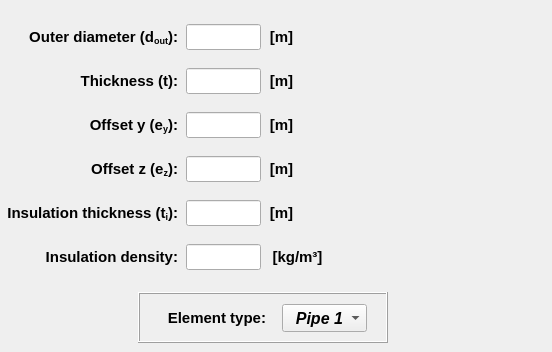
      <widget class="QWidget" name="tab_straight_pipe_section">
       <attribute name="title">
        <string>Straight sections</string>
       </attribute>
       <widget class="QFrame" name="frame_2">
        <property name="geometry">
         <rect>
          <x>2</x>
          <y>8</y>
          <width>330</width>
          <height>280</height>
         </rect>
        </property>
        <property name="minimumSize">
         <size>
          <width>320</width>
          <height>280</height>
         </size>
        </property>
        <property name="maximumSize">
         <size>
          <width>330</width>
          <height>280</height>
         </size>
        </property>
        <property name="frameShape">
         <enum>QFrame::NoFrame</enum>
        </property>
        <property name="frameShadow">
         <enum>QFrame::Plain</enum>
        </property>
        <widget class="QLabel" name="label_24">
         <property name="geometry">
          <rect>
           <x>258</x>
           <y>148</y>
           <width>43</width>
           <height>26</height>
          </rect>
         </property>
         <property name="minimumSize">
          <size>
           <width>0</width>
           <height>26</height>
          </size>
         </property>
         <property name="maximumSize">
          <size>
           <width>16777215</width>
           <height>26</height>
          </size>
         </property>
         <property name="font">
          <font>
           <family>Arial</family>
           <pointsize>11</pointsize>
           <weight>75</weight>
           <italic>false</italic>
           <bold>true</bold>
          </font>
         </property>
         <property name="text">
          <string>[m]</string>
         </property>
         <property name="alignment">
          <set>Qt::AlignCenter</set>
         </property>
        </widget>
        <widget class="QLineEdit" name="lineEdit_outerDiameter">
         <property name="geometry">
          <rect>
           <x>184</x>
           <y>16</y>
           <width>75</width>
           <height>26</height>
          </rect>
         </property>
         <property name="minimumSize">
          <size>
           <width>75</width>
           <height>26</height>
          </size>
         </property>
         <property name="maximumSize">
          <size>
           <width>75</width>
           <height>26</height>
          </size>
         </property>
         <property name="font">
          <font>
           <family>Arial</family>
           <pointsize>11</pointsize>
           <weight>75</weight>
           <italic>true</italic>
           <bold>true</bold>
          </font>
         </property>
         <property name="styleSheet">
          <string notr="true">color: rgb(255, 0, 0);</string>
         </property>
         <property name="text">
          <string/>
         </property>
         <property name="alignment">
          <set>Qt::AlignCenter</set>
         </property>
        </widget>
        <widget class="QLineEdit" name="lineEdit_offset_z">
         <property name="geometry">
          <rect>
           <x>184</x>
           <y>148</y>
           <width>75</width>
           <height>26</height>
          </rect>
         </property>
         <property name="minimumSize">
          <size>
           <width>75</width>
           <height>26</height>
          </size>
         </property>
         <property name="maximumSize">
          <size>
           <width>75</width>
           <height>26</height>
          </size>
         </property>
         <property name="font">
          <font>
           <family>Arial</family>
           <pointsize>11</pointsize>
           <weight>75</weight>
           <italic>true</italic>
           <bold>true</bold>
          </font>
         </property>
         <property name="focusPolicy">
          <enum>Qt::StrongFocus</enum>
         </property>
         <property name="styleSheet">
          <string notr="true">color: rgb(255, 0, 0);</string>
         </property>
         <property name="alignment">
          <set>Qt::AlignCenter</set>
         </property>
        </widget>
        <widget class="QLabel" name="label_22">
         <property name="geometry">
          <rect>
           <x>2</x>
           <y>104</y>
           <width>174</width>
           <height>26</height>
          </rect>
         </property>
         <property name="minimumSize">
          <size>
           <width>174</width>
           <height>26</height>
          </size>
         </property>
         <property name="maximumSize">
          <size>
           <width>174</width>
           <height>26</height>
          </size>
         </property>
         <property name="font">
          <font>
           <family>Arial</family>
           <pointsize>11</pointsize>
           <weight>75</weight>
           <italic>false</italic>
           <bold>true</bold>
          </font>
         </property>
         <property name="text">
          <string>&lt;html&gt;&lt;head/&gt;&lt;body&gt;&lt;p align=&quot;right&quot;&gt;Offset y (e&lt;span style=&quot; vertical-align:sub;&quot;&gt;y&lt;/span&gt;):&lt;/p&gt;&lt;/body&gt;&lt;/html&gt;</string>
         </property>
         <property name="alignment">
          <set>Qt::AlignCenter</set>
         </property>
        </widget>
        <widget class="QLineEdit" name="lineEdit_thickness">
         <property name="geometry">
          <rect>
           <x>184</x>
           <y>60</y>
           <width>75</width>
           <height>26</height>
          </rect>
         </property>
         <property name="minimumSize">
          <size>
           <width>75</width>
           <height>26</height>
          </size>
         </property>
         <property name="maximumSize">
          <size>
           <width>75</width>
           <height>26</height>
          </size>
         </property>
         <property name="font">
          <font>
           <family>Arial</family>
           <pointsize>11</pointsize>
           <weight>75</weight>
           <italic>true</italic>
           <bold>true</bold>
          </font>
         </property>
         <property name="focusPolicy">
          <enum>Qt::StrongFocus</enum>
         </property>
         <property name="styleSheet">
          <string notr="true">color: rgb(255, 0, 0);</string>
         </property>
         <property name="alignment">
          <set>Qt::AlignCenter</set>
         </property>
        </widget>
        <widget class="QLineEdit" name="lineEdit_offset_y">
         <property name="geometry">
          <rect>
           <x>184</x>
           <y>104</y>
           <width>75</width>
           <height>26</height>
          </rect>
         </property>
         <property name="minimumSize">
          <size>
           <width>75</width>
           <height>26</height>
          </size>
         </property>
         <property name="maximumSize">
          <size>
           <width>75</width>
           <height>26</height>
          </size>
         </property>
         <property name="font">
          <font>
           <family>Arial</family>
           <pointsize>11</pointsize>
           <weight>75</weight>
           <italic>true</italic>
           <bold>true</bold>
          </font>
         </property>
         <property name="focusPolicy">
          <enum>Qt::StrongFocus</enum>
         </property>
         <property name="styleSheet">
          <string notr="true">color: rgb(255, 0, 0);</string>
         </property>
         <property name="alignment">
          <set>Qt::AlignCenter</set>
         </property>
        </widget>
        <widget class="QLabel" name="label_17">
         <property name="geometry">
          <rect>
           <x>258</x>
           <y>16</y>
           <width>43</width>
           <height>26</height>
          </rect>
         </property>
         <property name="minimumSize">
          <size>
           <width>0</width>
           <height>26</height>
          </size>
         </property>
         <property name="maximumSize">
          <size>
           <width>16777215</width>
           <height>26</height>
          </size>
         </property>
         <property name="font">
          <font>
           <family>Arial</family>
           <pointsize>11</pointsize>
           <weight>75</weight>
           <italic>false</italic>
           <bold>true</bold>
          </font>
         </property>
         <property name="text">
          <string>&lt;html&gt;&lt;head/&gt;&lt;body&gt;&lt;p&gt;[m]&lt;/p&gt;&lt;/body&gt;&lt;/html&gt;</string>
         </property>
         <property name="alignment">
          <set>Qt::AlignCenter</set>
         </property>
        </widget>
        <widget class="QLabel" name="label_21">
         <property name="geometry">
          <rect>
           <x>2</x>
           <y>60</y>
           <width>174</width>
           <height>26</height>
          </rect>
         </property>
         <property name="minimumSize">
          <size>
           <width>174</width>
           <height>26</height>
          </size>
         </property>
         <property name="maximumSize">
          <size>
           <width>174</width>
           <height>26</height>
          </size>
         </property>
         <property name="font">
          <font>
           <family>Arial</family>
           <pointsize>11</pointsize>
           <weight>75</weight>
           <italic>false</italic>
           <bold>true</bold>
          </font>
         </property>
         <property name="text">
          <string>&lt;html&gt;&lt;head/&gt;&lt;body&gt;&lt;p align=&quot;right&quot;&gt;Thickness (t):&lt;/p&gt;&lt;/body&gt;&lt;/html&gt;</string>
         </property>
         <property name="alignment">
          <set>Qt::AlignCenter</set>
         </property>
        </widget>
        <widget class="QLabel" name="label_23">
         <property name="geometry">
          <rect>
           <x>2</x>
           <y>148</y>
           <width>174</width>
           <height>26</height>
          </rect>
         </property>
         <property name="minimumSize">
          <size>
           <width>174</width>
           <height>26</height>
          </size>
         </property>
         <property name="maximumSize">
          <size>
           <width>174</width>
           <height>26</height>
          </size>
         </property>
         <property name="font">
          <font>
           <family>Arial</family>
           <pointsize>11</pointsize>
           <weight>75</weight>
           <italic>false</italic>
           <bold>true</bold>
          </font>
         </property>
         <property name="text">
          <string>&lt;html&gt;&lt;head/&gt;&lt;body&gt;&lt;p align=&quot;right&quot;&gt;Offset z (e&lt;span style=&quot; vertical-align:sub;&quot;&gt;z&lt;/span&gt;):&lt;/p&gt;&lt;/body&gt;&lt;/html&gt;</string>
         </property>
         <property name="alignment">
          <set>Qt::AlignCenter</set>
         </property>
        </widget>
        <widget class="QLabel" name="label_20">
         <property name="geometry">
          <rect>
           <x>2</x>
           <y>16</y>
           <width>174</width>
           <height>26</height>
          </rect>
         </property>
         <property name="minimumSize">
          <size>
           <width>174</width>
           <height>26</height>
          </size>
         </property>
         <property name="maximumSize">
          <size>
           <width>174</width>
           <height>26</height>
          </size>
         </property>
         <property name="font">
          <font>
           <family>Arial</family>
           <pointsize>11</pointsize>
           <weight>75</weight>
           <italic>false</italic>
           <bold>true</bold>
          </font>
         </property>
         <property name="text">
          <string>&lt;html&gt;&lt;head/&gt;&lt;body&gt;&lt;p align=&quot;right&quot;&gt;Outer diameter (d&lt;span style=&quot; vertical-align:sub;&quot;&gt;out&lt;/span&gt;):&lt;/p&gt;&lt;/body&gt;&lt;/html&gt;</string>
         </property>
         <property name="alignment">
          <set>Qt::AlignCenter</set>
         </property>
        </widget>
        <widget class="QLabel" name="label_19">
         <property name="geometry">
          <rect>
           <x>258</x>
           <y>104</y>
           <width>43</width>
           <height>26</height>
          </rect>
         </property>
         <property name="minimumSize">
          <size>
           <width>0</width>
           <height>26</height>
          </size>
         </property>
         <property name="maximumSize">
          <size>
           <width>16777215</width>
           <height>26</height>
          </size>
         </property>
         <property name="font">
          <font>
           <family>Arial</family>
           <pointsize>11</pointsize>
           <weight>75</weight>
           <italic>false</italic>
           <bold>true</bold>
          </font>
         </property>
         <property name="text">
          <string>[m]</string>
         </property>
         <property name="alignment">
          <set>Qt::AlignCenter</set>
         </property>
        </widget>
        <widget class="QLabel" name="label_18">
         <property name="geometry">
          <rect>
           <x>258</x>
           <y>60</y>
           <width>43</width>
           <height>26</height>
          </rect>
         </property>
         <property name="minimumSize">
          <size>
           <width>0</width>
           <height>26</height>
          </size>
         </property>
         <property name="maximumSize">
          <size>
           <width>16777215</width>
           <height>26</height>
          </size>
         </property>
         <property name="font">
          <font>
           <family>Arial</family>
           <pointsize>11</pointsize>
           <weight>75</weight>
           <italic>false</italic>
           <bold>true</bold>
          </font>
         </property>
         <property name="text">
          <string>[m]</string>
         </property>
         <property name="alignment">
          <set>Qt::AlignCenter</set>
         </property>
        </widget>
        <widget class="QLabel" name="label_42">
         <property name="geometry">
          <rect>
           <x>258</x>
           <y>192</y>
           <width>43</width>
           <height>26</height>
          </rect>
         </property>
         <property name="minimumSize">
          <size>
           <width>0</width>
           <height>26</height>
          </size>
         </property>
         <property name="maximumSize">
          <size>
           <width>16777215</width>
           <height>26</height>
          </size>
         </property>
         <property name="font">
          <font>
           <family>Arial</family>
           <pointsize>11</pointsize>
           <weight>75</weight>
           <italic>false</italic>
           <bold>true</bold>
          </font>
         </property>
         <property name="text">
          <string>[m]</string>
         </property>
         <property name="alignment">
          <set>Qt::AlignCenter</set>
         </property>
        </widget>
        <widget class="QLabel" name="label_26">
         <property name="geometry">
          <rect>
           <x>2</x>
           <y>192</y>
           <width>174</width>
           <height>26</height>
          </rect>
         </property>
         <property name="minimumSize">
          <size>
           <width>174</width>
           <height>26</height>
          </size>
         </property>
         <property name="maximumSize">
          <size>
           <width>174</width>
           <height>26</height>
          </size>
         </property>
         <property name="font">
          <font>
           <family>Arial</family>
           <pointsize>11</pointsize>
           <weight>75</weight>
           <italic>false</italic>
           <bold>true</bold>
          </font>
         </property>
         <property name="text">
          <string>&lt;html&gt;&lt;head/&gt;&lt;body&gt;&lt;p align=&quot;right&quot;&gt;Insulation thickness (t&lt;span style=&quot; vertical-align:sub;&quot;&gt;i&lt;/span&gt;):&lt;/p&gt;&lt;/body&gt;&lt;/html&gt;</string>
         </property>
         <property name="alignment">
          <set>Qt::AlignCenter</set>
         </property>
        </widget>
        <widget class="QLabel" name="label_25">
         <property name="geometry">
          <rect>
           <x>2</x>
           <y>236</y>
           <width>174</width>
           <height>26</height>
          </rect>
         </property>
         <property name="minimumSize">
          <size>
           <width>174</width>
           <height>26</height>
          </size>
         </property>
         <property name="maximumSize">
          <size>
           <width>174</width>
           <height>26</height>
          </size>
         </property>
         <property name="font">
          <font>
           <family>Arial</family>
           <pointsize>11</pointsize>
           <weight>75</weight>
           <italic>false</italic>
           <bold>true</bold>
          </font>
         </property>
         <property name="text">
          <string>&lt;html&gt;&lt;head/&gt;&lt;body&gt;&lt;p align=&quot;right&quot;&gt;Insulation density:&lt;/p&gt;&lt;/body&gt;&lt;/html&gt;</string>
         </property>
         <property name="alignment">
          <set>Qt::AlignCenter</set>
         </property>
        </widget>
        <widget class="QLineEdit" name="lineEdit_insulation_density">
         <property name="geometry">
          <rect>
           <x>184</x>
           <y>236</y>
           <width>75</width>
           <height>26</height>
          </rect>
         </property>
         <property name="minimumSize">
          <size>
           <width>75</width>
           <height>26</height>
          </size>
         </property>
         <property name="maximumSize">
          <size>
           <width>75</width>
           <height>26</height>
          </size>
         </property>
         <property name="font">
          <font>
           <family>Arial</family>
           <pointsize>11</pointsize>
           <weight>75</weight>
           <italic>true</italic>
           <bold>true</bold>
          </font>
         </property>
         <property name="styleSheet">
          <string notr="true">color: rgb(255, 0, 0);</string>
         </property>
         <property name="alignment">
          <set>Qt::AlignCenter</set>
         </property>
        </widget>
        <widget class="QLabel" name="label_41">
         <property name="geometry">
          <rect>
           <x>264</x>
           <y>236</y>
           <width>63</width>
           <height>26</height>
          </rect>
         </property>
         <property name="minimumSize">
          <size>
           <width>0</width>
           <height>26</height>
          </size>
         </property>
         <property name="maximumSize">
          <size>
           <width>16777215</width>
           <height>26</height>
          </size>
         </property>
         <property name="font">
          <font>
           <family>Arial</family>
           <pointsize>11</pointsize>
           <weight>75</weight>
           <italic>false</italic>
           <bold>true</bold>
          </font>
         </property>
         <property name="text">
          <string>&lt;html&gt;&lt;head/&gt;&lt;body&gt;&lt;p align=&quot;center&quot;&gt;[kg/m³]&lt;/p&gt;&lt;/body&gt;&lt;/html&gt;</string>
         </property>
         <property name="alignment">
          <set>Qt::AlignCenter</set>
         </property>
        </widget>
        <widget class="QLineEdit" name="lineEdit_insulation_thickness">
         <property name="geometry">
          <rect>
           <x>184</x>
           <y>192</y>
           <width>75</width>
           <height>26</height>
          </rect>
         </property>
         <property name="minimumSize">
          <size>
           <width>75</width>
           <height>26</height>
          </size>
         </property>
         <property name="maximumSize">
          <size>
           <width>75</width>
           <height>26</height>
          </size>
         </property>
         <property name="font">
          <font>
           <family>Arial</family>
           <pointsize>11</pointsize>
           <weight>75</weight>
           <italic>true</italic>
           <bold>true</bold>
          </font>
         </property>
         <property name="focusPolicy">
          <enum>Qt::StrongFocus</enum>
         </property>
         <property name="styleSheet">
          <string notr="true">color: rgb(255, 0, 0);</string>
         </property>
         <property name="alignment">
          <set>Qt::AlignCenter</set>
         </property>
        </widget>
        <zorder>label_24</zorder>
        <zorder>lineEdit_outerDiameter</zorder>
        <zorder>lineEdit_offset_z</zorder>
        <zorder>label_22</zorder>
        <zorder>lineEdit_thickness</zorder>
        <zorder>lineEdit_offset_y</zorder>
        <zorder>label_17</zorder>
        <zorder>label_21</zorder>
        <zorder>label_23</zorder>
        <zorder>label_19</zorder>
        <zorder>label_18</zorder>
        <zorder>label_42</zorder>
        <zorder>label_26</zorder>
        <zorder>label_25</zorder>
        <zorder>lineEdit_insulation_density</zorder>
        <zorder>lineEdit_insulation_thickness</zorder>
        <zorder>label_20</zorder>
        <zorder>label_41</zorder>
       </widget>
       <widget class="QFrame" name="frame_3">
        <property name="geometry">
         <rect>
          <x>138</x>
          <y>292</y>
          <width>250</width>
          <height>51</height>
         </rect>
        </property>
        <property name="minimumSize">
         <size>
          <width>250</width>
          <height>51</height>
         </size>
        </property>
        <property name="maximumSize">
         <size>
          <width>250</width>
          <height>51</height>
         </size>
        </property>
        <property name="frameShape">
         <enum>QFrame::Box</enum>
        </property>
        <property name="frameShadow">
         <enum>QFrame::Raised</enum>
        </property>
        <widget class="QLabel" name="label_93">
         <property name="geometry">
          <rect>
           <x>4</x>
           <y>12</y>
           <width>124</width>
           <height>28</height>
          </rect>
         </property>
         <property name="minimumSize">
          <size>
           <width>124</width>
           <height>28</height>
          </size>
         </property>
         <property name="maximumSize">
          <size>
           <width>124</width>
           <height>28</height>
          </size>
         </property>
         <property name="font">
          <font>
           <family>Arial</family>
           <pointsize>11</pointsize>
           <weight>75</weight>
           <italic>false</italic>
           <bold>true</bold>
          </font>
         </property>
         <property name="text">
          <string>&lt;html&gt;&lt;head/&gt;&lt;body&gt;&lt;p align=&quot;right&quot;&gt;Element type:&lt;/p&gt;&lt;/body&gt;&lt;/html&gt;</string>
         </property>
         <property name="alignment">
          <set>Qt::AlignCenter</set>
         </property>
        </widget>
        <widget class="QComboBox" name="comboBox_pipe">
         <property name="geometry">
          <rect>
           <x>144</x>
           <y>12</y>
           <width>85</width>
           <height>28</height>
          </rect>
         </property>
         <property name="sizePolicy">
          <sizepolicy hsizetype="Preferred" vsizetype="Fixed">
           <horstretch>0</horstretch>
           <verstretch>0</verstretch>
          </sizepolicy>
         </property>
         <property name="minimumSize">
          <size>
           <width>85</width>
           <height>0</height>
          </size>
         </property>
         <property name="maximumSize">
          <size>
           <width>85</width>
           <height>16777215</height>
          </size>
         </property>
         <property name="font">
          <font>
           <family>Arial</family>
           <pointsize>12</pointsize>
           <weight>75</weight>
           <italic>true</italic>
           <bold>true</bold>
          </font>
         </property>
         <property name="contextMenuPolicy">
          <enum>Qt::ActionsContextMenu</enum>
         </property>
         <property name="toolTip">
          <string/>
         </property>
         <property name="whatsThis">
          <string/>
         </property>
         <property name="layoutDirection">
          <enum>Qt::LeftToRight</enum>
         </property>
         <property name="autoFillBackground">
          <bool>false</bool>
         </property>
         <property name="styleSheet">
          <string notr="true"/>
         </property>
         <property name="inputMethodHints">
          <set>Qt::ImhNone</set>
         </property>
         <property name="editable">
          <bool>false</bool>
         </property>
         <property name="currentText">
          <string>  Pipe 1</string>
         </property>
         <property name="currentIndex">
          <number>0</number>
         </property>
         <property name="maxCount">
          <number>500</number>
         </property>
         <property name="insertPolicy">
          <enum>QComboBox::InsertAtBottom</enum>
         </property>
         <property name="sizeAdjustPolicy">
          <enum>QComboBox::AdjustToMinimumContentsLength</enum>
         </property>
         <property name="duplicatesEnabled">
          <bool>false</bool>
         </property>
         <property name="frame">
          <bool>true</bool>
         </property>
         <property name="modelColumn">
          <number>0</number>
         </property>
         <item>
          <property name="text">
           <string>  Pipe 1</string>
          </property>
         </item>
         <item>
          <property name="text">
           <string>  Pipe 2</string>
          </property>
         </item>
        </widget>
       </widget>
       <widget class="QLabel" name="label_14">
        <property name="geometry">
         <rect>
          <x>318</x>
          <y>28</y>
          <width>225</width>
          <height>242</height>
         </rect>
        </property>
        <property name="text">
         <string/>
        </property>
        <property name="pixmap">
         <pixmap>../../../figures/Pipe.PNG</pixmap>
        </property>
        <property name="scaledContents">
         <bool>true</bool>
        </property>
       </widget>
       <zorder>label_14</zorder>
       <zorder>frame_3</zorder>
       <zorder>frame_2</zorder>
      </widget>
